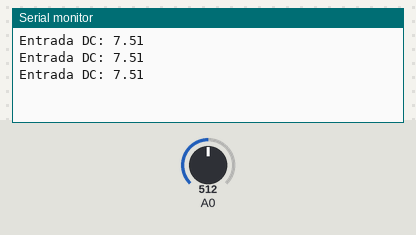
Recording of a sketch running on a simulated Arduino Uno, built with avr-gcc and run on an emulated ATmega328P. Shown: the last lines printed to the serial monitor. The inputs (shaded band) are chosen by the test bench; at power-on: A0 = 512.

Above: at 1.2 s.
1.3 s: A0 set to 716
At 1.86 s:
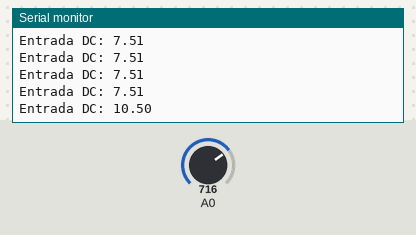
2.8 s: A0 set to 900
At 3.06 s:
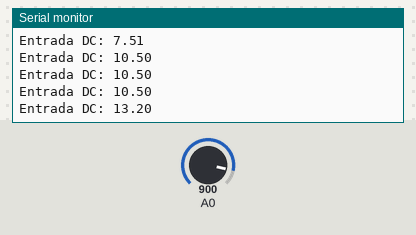
Timing chart, 0 to 5.8 s (numbered marks = the images above; inputs shaded):
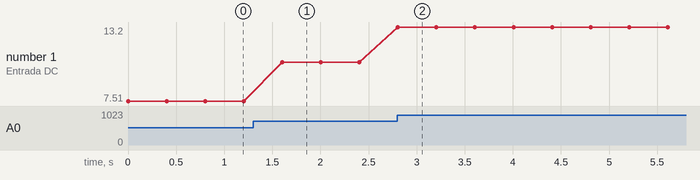

The sketch:

Projeto_199_Voltimetro_de_baixa_tensao.ino
```cpp
// Projeto 199 - Voltimetro de baixa tensao
// Arduino Uno | Arduino Neon Lab

const float R_ALTO=20000.0,R_BAIXO=10000.0;
const float VREF=5.0;
void setup(){Serial.begin(9600);}
void loop(){
 int adc=analogRead(A0);
 float vPino=adc*VREF/1023.0;
 float entrada=vPino*(R_ALTO+R_BAIXO)/R_BAIXO;
 Serial.print("Entrada DC: ");Serial.println(entrada,2);
 delay(400);
}
```

Measured:
- after the input at 1.3 s, the serial monitor: prints a new line after 0.30 s (image 1)
- after the input at 2.8 s, the serial monitor: prints a new line at once (image 2)
- plotted number 1: 7.51 → 10.5 after the input at 1.3 s, 10.5 → 13.2 after the input at 2.8 s
